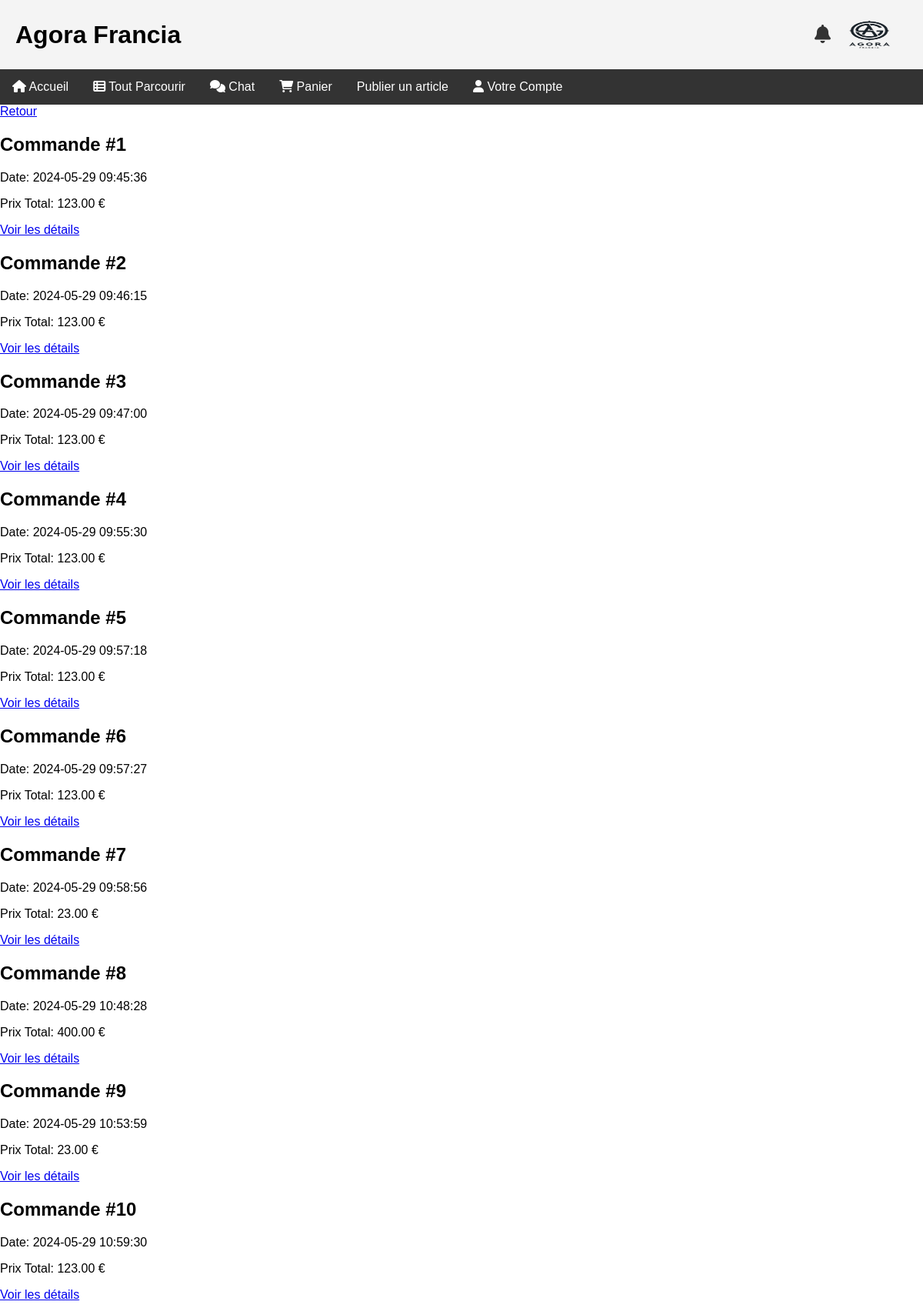
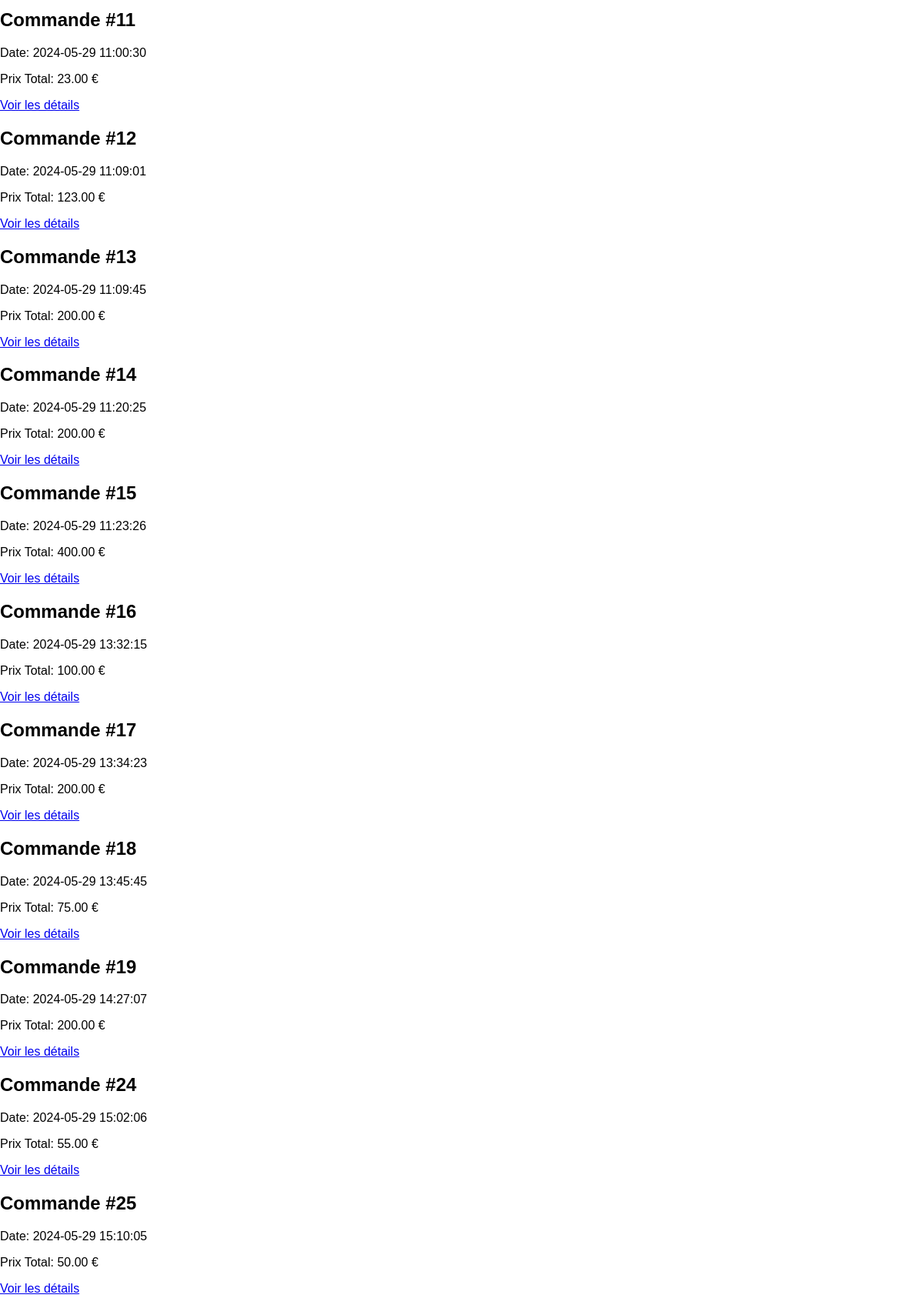
/mes_commandes.php (signed in, upper part), run on the app's committed database (2 pictures, top to bottom).
### tables this page shows
CREATE TABLE `commandes` (
  `id` int(11) NOT NULL,
  `acheteur_id` int(11) DEFAULT NULL,
  `article_id` int(11) DEFAULT NULL,
  `quantite` int(11) DEFAULT NULL,
  `prix_total` decimal(10,2) DEFAULT NULL,
  `adresse_livraison` text DEFAULT NULL,
  `date_commande` timestamp NOT NULL DEFAULT current_timestamp(),
  `status` enum('en attente','expédiée','livrée','annulée') DEFAULT NULL
);

### mes_commandes.php (the view, shortened to what this page needs)
<?php
include 'db_connect.php';
$user_id = $_SESSION['user_id'];
$stmt = $pdo->prepare("SELECT * FROM commandes WHERE acheteur_id = ?");
$stmt->execute([$user_id]);
$commandes = $stmt->fetchAll();
?>
<!DOCTYPE html>
<html lang="fr" xmlns="http://www.w3.org/1999/html">
<head>
    <link href="style.css" rel="stylesheet" type="text/css" />
    <link rel="stylesheet" href="https://cdnjs.cloudflare.com/ajax/libs/font-awesome/6.0.0-beta3/css/all.min.css">
</head>
<body>
<div class="wrapper">
<div class="header">
    <h1>Agora Francia</h1>
    <div class="logo-notification">
        <a href="notifications.html" class="notification-icon"><i class="fas fa-bell"></i></a>
        <img src="logo.png" width="100" height="100" alt="logoAgora">
    </div>
</div>
    <div class="navigation">
        <a href="index.html"><i class="fas fa-home"></i> Accueil</a>
        <a href="browse.php"><i class="fas fa-th-list"></i> Tout Parcourir</a>
        <a href="chat.php"><i class="fas fa-comments"></i> Chat</a>
        <a href="cart.php"><i class="fas fa-shopping-cart"></i> Panier</a>
    <?php if (isset($_SESSION['user_id'])): ?>
        <a href="publish_article.php">Publier un article</a>
    <?php endif; ?>
    <div class="dropdown">
        <a href="#votrecompte" class="dropbtn"><i class="fas fa-user"></i> Votre Compte</a>
    </div>
</div>
<div class="commandes">
    <a href="profile.php" class="btn-retour">Retour</a>
    <?php if ($commandes): ?>
        <?php foreach ($commandes as $commande): ?>
            <div class="commande">
                <h2>Commande #<?php echo htmlspecialchars($commande['id']); ?></h2>
                <p>Date: <?php echo htmlspecialchars($commande['date_commande'] ?? ''); ?></p>
                <p>Prix Total: <?php echo htmlspecialchars($commande['prix_total']); ?> €</p>
                <a href="order_details.php?commande_id=<?php echo $commande['id']; ?>">Voir les détails</a>
            </div>
        <?php endforeach; ?>
    <?php else: ?>
        <p>Aucune commande en cours.</p>
    <?php endif; ?>
</div>
</div>
</body>
</html>

### style.css (style rules this page uses)
body { font-family: Arial, sans-serif; margin: 0; padding: 0; }
.wrapper { width: 100%; margin: 0 auto; min-height: 100vh; position: relative; padding-bottom: 50px; }
.header { background: #f4f4f4; padding: 20px; text-align: center; display: flex; justify-content: space-between; align-items: center; }
.header img { height: 50px; }
.header h1 { margin: 0; }
.navigation { background: #333; color: white; overflow: hidden; }
.navigation a { float: left; display: block; color: white; text-align: center; padding: 14px 16px; text-decoration: none; }
.logo-notification { display: flex; align-items: center; }
.notification-icon { margin-left: 10px; font-size: 24px; color: #333; }
.dropdown { float: left; overflow: hidden; }
.dropdown .dropbtn { font-size: 16px; border: none; outline: none; color: white; padding: 14px 16px; background-color: inherit; font-family: inherit; margin: 0; }

### data on the page
commandes: id "1", date_commande "2024-05-29 09:45:36", prix_total "123.00"
commandes: id "2", date_commande "2024-05-29 09:46:15", prix_total "123.00"
commandes: id "3", date_commande "2024-05-29 09:47:00", prix_total "123.00"
commandes: id "4", date_commande "2024-05-29 09:55:30", prix_total "123.00"
commandes: id "5", date_commande "2024-05-29 09:57:18", prix_total "123.00"
commandes: id "6", date_commande "2024-05-29 09:57:27", prix_total "123.00"
commandes: id "7", date_commande "2024-05-29 09:58:56", prix_total "23.00"
commandes: id "8", date_commande "2024-05-29 10:48:28", prix_total "400.00"
commandes: id "9", date_commande "2024-05-29 10:53:59", prix_total "23.00"
commandes: id "10", date_commande "2024-05-29 10:59:30", prix_total "123.00"
commandes: id "11", date_commande "2024-05-29 11:00:30", prix_total "23.00"
commandes: id "12", date_commande "2024-05-29 11:09:01", prix_total "123.00"
commandes: id "13", date_commande "2024-05-29 11:09:45", prix_total "200.00"
commandes: id "14", date_commande "2024-05-29 11:20:25", prix_total "200.00"
commandes: id "15", date_commande "2024-05-29 11:23:26", prix_total "400.00"
commandes: id "16", date_commande "2024-05-29 13:32:15", prix_total "100.00"
commandes: id "17", date_commande "2024-05-29 13:34:23", prix_total "200.00"
commandes: id "18", date_commande "2024-05-29 13:45:45", prix_total "75.00"
commandes: id "19", date_commande "2024-05-29 14:27:07", prix_total "200.00"
commandes: id "24", date_commande "2024-05-29 15:02:06", prix_total "55.00"
commandes: id "25", date_commande "2024-05-29 15:10:05", prix_total "50.00"
